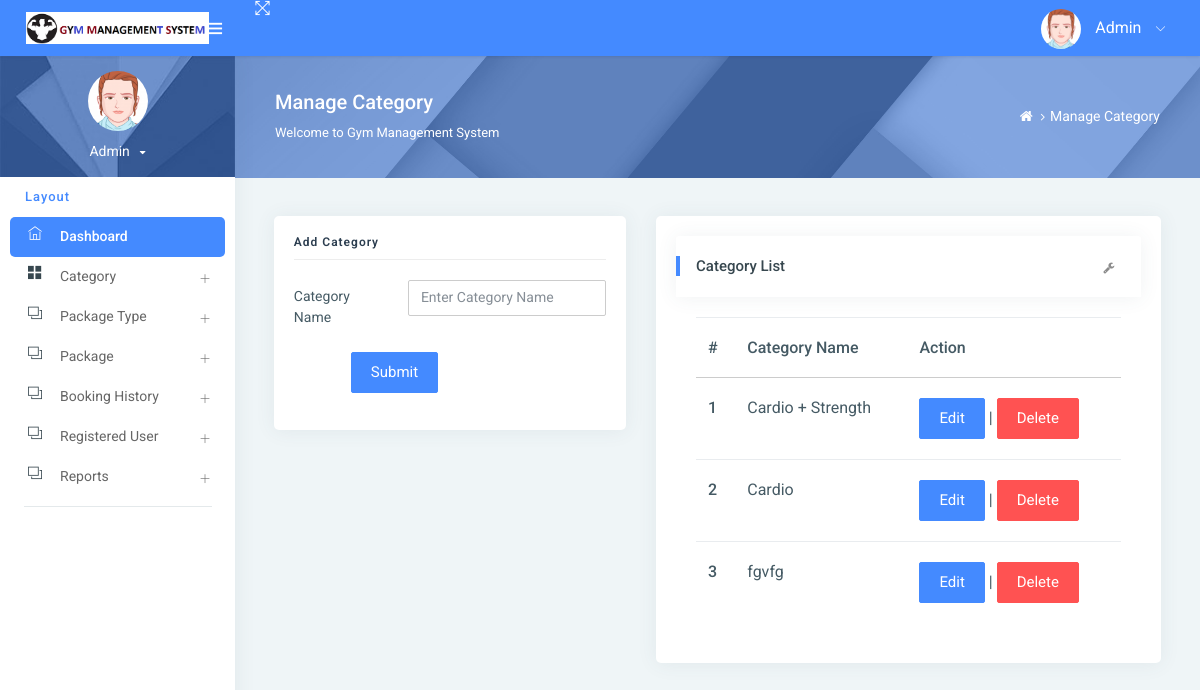
/manageCategory/ (signed in), run on the app's committed database.
### gym/models.py (models this page shows, shortened)
class Category(models.Model):
    categoryname = models.CharField(max_length=200, null=True)
    status = models.CharField(max_length=300, null=True)
    creationdate = models.DateTimeField(auto_now_add=True)

### gym/views.py (the view)
# urls.py: path('manageCategory/', manageCategory, name='manageCategory'),
def manageCategory(request):
    if not request.user.is_authenticated:
        return redirect('admin_login')
    category = Category.objects.all()
    try:
        if request.method == "POST":
            categoryname = request.POST['categoryname']
            try:
                Category.objects.create(categoryname=categoryname)
                error = "no"
            except:
                error = "yes"
    except:
        pass
    return render(request, 'admin/manageCategory.html', locals())

### gym/templates/admin/manageCategory.html (shortened to what this page needs)
{% extends 'admin_base.html' %}
{% load static %}
{% block main %}
<div class="page-header">
    <div class="page-block">
        <div class="row align-items-center">
            <div class="col-md-8">
                <div class="page-header-title">
                    <h5 class="m-b-10">Manage Category</h5>
                    <p class="m-b-0">Welcome to Gym Management System</p>
                </div>
            </div>
            <div class="col-md-4">
                <ul class="breadcrumb-title">
                    <li class="breadcrumb-item">
                        <a href="{% url 'admin_home' %}"> <i class="fa fa-home"></i> </a>
                    </li>
                    <li class="breadcrumb-item"><a href="">Manage Category</a>
                    </li>
                </ul>
            </div>
        </div>
    </div>
</div>
<div class="pcoded-inner-content">
    <div class="main-body">
        <div class="page-wrapper">
            <div class="page-body">
                <div class="row">
                    <div class="col-sm-5">
                        <div class="card">
                            <div class="card-block">
                                <h4 class="sub-title">Add Category</h4>
                                <form method="post">
                                    <div class="form-group row">
                                        <label class="col-sm-4 col-form-label">Category Name</label>
                                        <div class="col-sm-8">
                                            <input type="text" name="categoryname" placeholder="Enter Category Name"
                                                   class="form-control" required>
                                        </div>
                                    </div>
                                    <div class="form-group row">
                                        <label class="col-sm-2 col-form-label"></label>
                                        <div class="col-sm-10">
                                            <input type="submit" class="btn btn-primary" value="Submit">
                                        </div>
                                    </div>
                                </form>
                            </div>
                        </div>
                    </div>
                    <div class="col-md-7">
                        <div class="card">
                            <div class="card-block">
                                <div class="card-header">
                                    <h5>Category List</h5>
                                    <div class="card-header-right">
                                        <ul class="list-unstyled card-option">
                                            <li><i class="fa fa fa-wrench open-card-option"></i></li>
                                        </ul>
                                    </div>
                                </div>
                                <div class="card-block table-border-style">
                                    <div class="table-responsive">
                                        <table class="table">
                                            <thead>
                                            <tr>
                                                <th>#</th>
                                                <th>Category Name</th>
                                                <th>Action</th>
                                            </tr>
                                            </thead>
                                            <tbody>
                                            {% for i in category %}
                                            <tr>
                                                <th scope="row">{{forloop.counter}}</th>
                                                <td>{{i.categoryname}}</td>
                                                <td><a href="{% url 'editCategory' i.id %}" class="btn btn-primary">Edit</a> |
                                                    <a href="{% url 'deleteCategory' i.id %}"
                                                       onclick="return confirm('Are you sure to Delete')"
                                                       class="btn btn-danger">Delete</a></td>
                                            </tr>
                                            {% endfor %}
                                            </tbody>
                                        </table>
                                    </div>
                                </div>
                            </div>
                        </div>
                    </div>
                </div>
            </div>
        </div>
    </div>
</div>
{% endblock %}

### data on the page
Category: categoryname "Cardio + Strength"
Category: categoryname "Cardio"
Category: categoryname "fgvfg"
